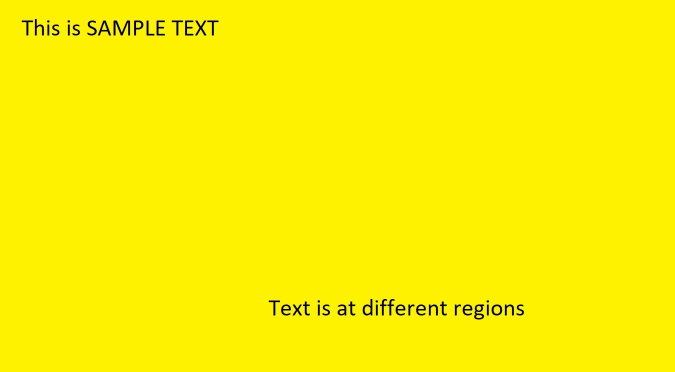
#> input picture sample4.jpg, 1350 x 744 px (shown at 1/2 size)
$ python -i normalization.py   (imports and definitions only)   (older library calls are emulated)
#> lines starting #> are read from the running program, lines starting #| are printed output that depends on the picture
# -*- coding: utf-8 -*-
"""
Include functions for normalizing images of words and letters
Main functions: word_normalization, letter_normalization, image_standardization
"""
import numpy as np
import cv2
import math

from .helpers import *


# [5 lines left out: function image_standardization, not called in this run]


def _crop_add_border(img, height, threshold=50, border=True, border_size=15):
    """Crop and add border to word image of letter segmentation."""
#> called with height = 0, threshold = 80, border = False, border_size = 15
    # Clear small values
    ret, img = cv2.threshold(img, threshold, 255, cv2.THRESH_TOZERO)
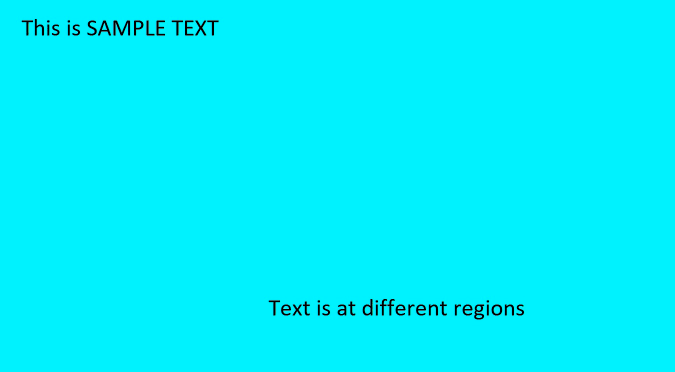
#> img: shape (744, 1350, 3) (shown at 1/2 size); mean of channels 0, 1, 2 252, 240.1, 0.1; drawn as B, G, R
#> ret = 80

    x0 = 0
    y0 = 0
    x1 = img.shape[1]
#> x1 = 1350
    y1 = img.shape[0]
#> y1 = 744

    for i in range(img.shape[0]):
        if np.count_nonzero(img[i, :]) > 1:
            y0 = i
            break
    for i in reversed(range(img.shape[0])):
        if np.count_nonzero(img[i, :]) > 1:
            y1 = i+1
            break
    for i in range(img.shape[1]):
        if np.count_nonzero(img[:, i]) > 1:
            x0 = i
            break
    for i in reversed(range(img.shape[1])):
        if np.count_nonzero(img[:, i]) > 1:
            x1 = i+1
            break

    if height != 0:
        img = resize(img[y0:y1, x0:x1], height, True)
    else:
        img = img[y0:y1, x0:x1]

    if border:
        return cv2.copyMakeBorder(img, 0, 0, border_size, border_size,
                                  cv2.BORDER_CONSTANT,
                                  value=[0, 0, 0])
    return img


# [49 lines left out: functions _word_tilt, _tilt_by_angle, _sobel_detect, not called in this run]


class HysterThresh:
    # [11 lines left out: function __init__, not called in this run]

    def get_image(self):
        self._hyster()
        return np.uint8(self.im)

    # [44 lines left out: functions _hyster_rec, _hyster, _hyst_word_norm, word_normalization, not called in this run]


def _resize_letter(img, size = 56):
    """Resize bigger side of the image to given size."""
#> called with size = 56
    if (img.shape[0] > img.shape[1]):
        rat = size / img.shape[0]
        return cv2.resize(img, (int(rat * img.shape[1]), size))
    else:
        rat = size / img.shape[1]
#> rat = 0.0415
        return cv2.resize(img, (size, int(rat * img.shape[0])))
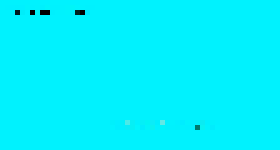
#> returned value: shape (30, 56, 3) (shown 5 times larger); mean of channels 0, 1, 2 252.9, 241, 0.1; drawn as B, G, R
    return img


def letter_normalization(image, is_thresh=True, dim=False):
    """Preprocess a letter - crop, resize"""
    if is_thresh and image.shape[0] > 0 and image.shape[1] > 0:
        image = _crop_add_border(image, height=0, threshold=80, border=False)

    resized = image
    if image.shape[0] > 1 and image.shape[1] > 1:
        resized = _resize_letter(image)

    result = np.zeros((64, 64), np.uint8)
    offset = [0, 0]
    # Calculate offset for smaller size
    if image.shape[0] > image.shape[1]:
        offset = [int((result.shape[1] - resized.shape[1])/2), 4]
    else:
        offset = [4, int((result.shape[0] - resized.shape[0])/2)]
#> offset = [4, 17]
    # Replace zeros by image
#> (the run stopped early here; a loop or call above may not have finished)
